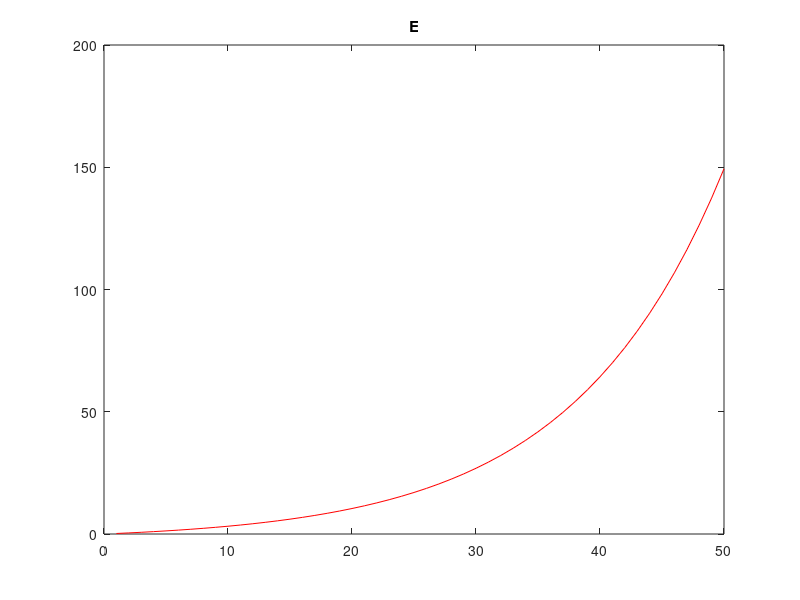
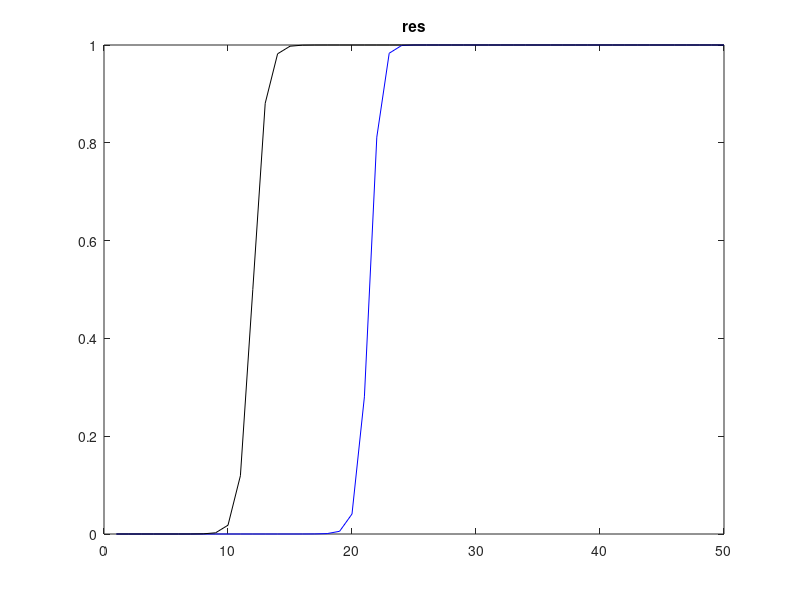

The MATLAB script that drew these images, in order:
% The Foveal mask

% The neural field size - never changes in this model, so this is
% not a parameter.
W_nfs = 50;

% E2 participates in the magnification factor.
E2 = 2.5

r = [1:50]; % 1-50 range here.

M_f = 4.87

sh = 12 % shift

E = E2 .* exp(r./(M_f.*E2)) - E2;

res = 1./(1 + exp(2.*(sh-E)));

res2 = 1./(1 + exp(2.*(sh-r)));

figure(1)
plot (r, E, 'r');
title('E')

figure(2)
plot (r,res,'b');
hold on;
plot (r,res2,'k');
title('res')